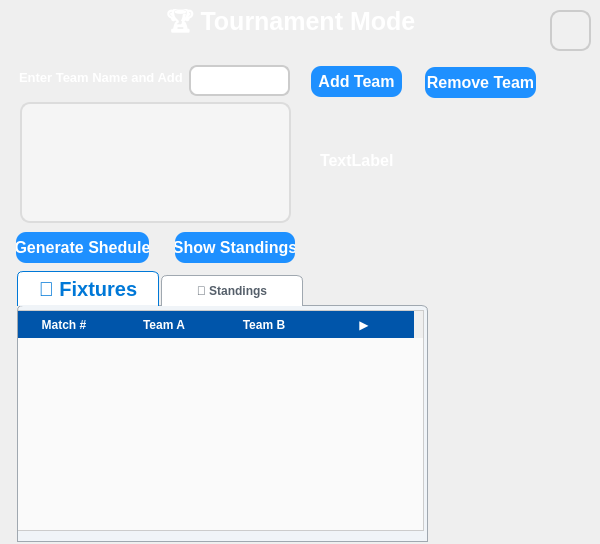
<?xml version="1.0" encoding="UTF-8"?>
<ui version="4.0">
 <class>TournamentModeScreen</class>
 <widget class="QWidget" name="TournamentModeScreen">
  <property name="geometry">
   <rect>
    <x>0</x>
    <y>0</y>
    <width>600</width>
    <height>544</height>
   </rect>
  </property>
  <property name="font">
   <font>
    <bold>true</bold>
   </font>
  </property>
  <property name="windowTitle">
   <string>Form</string>
  </property>
  <property name="styleSheet">
   <string notr="true">#TournamentModeScreen {
   background-image: url(:/images/tournamentbackground.jpeg);  /* Set your image path */
    background-position: center;  /* Center the image */
    background-repeat: no-repeat;  /* Do not repeat the image */
   
}
</string>
  </property>
  <widget class="QPushButton" name="homeButton">
   <property name="geometry">
    <rect>
     <x>550</x>
     <y>10</y>
     <width>41</width>
     <height>41</height>
    </rect>
   </property>
   <property name="styleSheet">
    <string notr="true">QPushButton#homeButton {
    background-color: #f0f0f0;
    border: 2px solid #ccc;
    border-radius: 10px;
    padding: 5px;
}

QPushButton#homeButton:hover {
    background-color: #e0f7ff;
    border: 2px solid #00aaff;
  
}</string>
   </property>
   <property name="text">
    <string/>
   </property>
   <property name="iconSize">
    <size>
     <width>32</width>
     <height>32</height>
    </size>
   </property>
  </widget>
  <widget class="QLabel" name="label">
   <property name="geometry">
    <rect>
     <x>166</x>
     <y>9</y>
     <width>261</width>
     <height>31</height>
    </rect>
   </property>
   <property name="font">
    <font>
     <pointsize>-1</pointsize>
     <bold>true</bold>
    </font>
   </property>
   <property name="styleSheet">
    <string notr="true">QLabel{
font-size:25px;
color:white;
}</string>
   </property>
   <property name="text">
    <string>🏆 Tournament Mode</string>
   </property>
  </widget>
  <widget class="QPushButton" name="addTeam">
   <property name="geometry">
    <rect>
     <x>311</x>
     <y>66</y>
     <width>91</width>
     <height>31</height>
    </rect>
   </property>
   <property name="styleSheet">
    <string notr="true">QPushButton {
    background-color: #1E90FF; /* Dodger Blue */
    color: white;
    border: none;
    border-radius: 10px;
    font-size: 16px;
    font-weight: bold;
}
QPushButton:hover {
    background-color:#63B8FF; 
}
QPushButton:pressed {
    background-color: #1874CD; /* Even darker on press */
    padding-left: 12px;
    padding-top: 12px;
}</string>
   </property>
   <property name="text">
    <string>Add Team</string>
   </property>
  </widget>
  <widget class="QPushButton" name="removeTeam">
   <property name="geometry">
    <rect>
     <x>425</x>
     <y>67</y>
     <width>111</width>
     <height>31</height>
    </rect>
   </property>
   <property name="styleSheet">
    <string notr="true">QPushButton {
    background-color: #1E90FF; /* Dodger Blue */
    color: white;
    border: none;
    border-radius: 10px;
    font-size: 16px;
    font-weight: bold;
}
QPushButton:hover {
    background-color:#63B8FF; 
}
QPushButton:pressed {
    background-color: #1874CD; /* Even darker on press */
    padding-left: 12px;
    padding-top: 12px;
}</string>
   </property>
   <property name="text">
    <string>Remove Team</string>
   </property>
  </widget>
  <widget class="QListWidget" name="teamList">
   <property name="geometry">
    <rect>
     <x>20</x>
     <y>102</y>
     <width>271</width>
     <height>121</height>
    </rect>
   </property>
   <property name="styleSheet">
    <string notr="true">QListWidget {
    background-color: #f5f5f5;
    border: 2px solid #dcdcdc;
    border-radius: 10px;
    padding: 5px;
    font-family: &quot;Segoe UI&quot;, sans-serif;
    font-size: 14px;
    color: #333333;
}

QListWidget::item {
    background-color: transparent;
    padding: 8px 12px;
    margin: 4px;
    border-radius: 6px;
}

QListWidget::item:hover {
    background-color: #e0f0ff;
    color: #005792;
}

QListWidget::item:selected {
    background-color: #0078d4;
    color: white;
}
</string>
   </property>
  </widget>
  <widget class="QLabel" name="label_3">
   <property name="geometry">
    <rect>
     <x>19</x>
     <y>62</y>
     <width>171</width>
     <height>31</height>
    </rect>
   </property>
   <property name="font">
    <font>
     <pointsize>-1</pointsize>
     <bold>true</bold>
    </font>
   </property>
   <property name="styleSheet">
    <string notr="true">QLabel{
font-size:13px;
color:white;
}</string>
   </property>
   <property name="text">
    <string>Enter Team Name and Add</string>
   </property>
  </widget>
  <widget class="QLineEdit" name="teamText">
   <property name="geometry">
    <rect>
     <x>189</x>
     <y>65</y>
     <width>101</width>
     <height>31</height>
    </rect>
   </property>
   <property name="styleSheet">
    <string notr="true">QLineEdit {
    background-color: #ffffff;
    border: 2px solid #cccccc;
    border-radius: 8px;
    padding: 6px 10px;
    font-family: &quot;Segoe UI&quot;, sans-serif;
    font-size: 14px;
    color: #333333;
    selection-background-color: #0078d4;
    selection-color: white;
}

QLineEdit:focus {
    border: 2px solid #0078d4;
    background-color: #f0f8ff;
}</string>
   </property>
  </widget>
  <widget class="QTabWidget" name="tabWidget">
   <property name="geometry">
    <rect>
     <x>17</x>
     <y>271</y>
     <width>411</width>
     <height>271</height>
    </rect>
   </property>
   <property name="styleSheet">
    <string notr="true">QTabWidget::pane {
    border: 1px solid #A0A8B0;
    background: #F0F4F8;
    border-top-left-radius: 6px;
	font-size:20px;
    border-top-right-radius: 6px;
    top: -1px;
}

/* Remove default base under the tabs */
QTabBar {
    qproperty-drawBase: 0;
}

/* Unselected tabs */
QTabBar::tab {
    background: #FFFFFF;
    color: #555F6A;
    padding: 8px 20px;
    margin-right: 2px;
    border: 1px solid #A0A8B0;
    border-bottom: none;
    border-top-left-radius: 6px;
    border-top-right-radius: 6px;
    min-width: 100px;
}

/* Hover state */
QTabBar::tab:hover {
    background: #E4E9EF;
}

/* Selected tab */
QTabBar::tab:selected {
    background: #FFFFFF;
    color: #0078D7;
	 font-size:20px;
    border-color: #0078D7;
    border-bottom: 1px solid #F0F4F8; /* blend into pane */
    font-weight: bold;
}

/* Push down unselected tabs slightly */
QTabBar::tab:!selected {
    margin-top: 4px;
}

</string>
   </property>
   <property name="currentIndex">
    <number>0</number>
   </property>
   <widget class="QWidget" name="tab">
    <attribute name="title">
     <string>📅 Fixtures</string>
    </attribute>
    <widget class="QTableWidget" name="fixturesTable">
     <property name="geometry">
      <rect>
       <x>-5</x>
       <y>4</y>
       <width>411</width>
       <height>221</height>
      </rect>
     </property>
     <property name="styleSheet">
      <string notr="true">QTableWidget {
  background: #fafafa;
  gridline-color: #ddd;
  font-family: &quot;Segoe UI&quot;, Arial, sans-serif;
  font-size: 12px;
  border: 1px solid #ccc;
  selection-background-color: #87cefa;
  selection-color: #000;
}

/* 2) Header */
QHeaderView::section {
  background-color: #0055aa;
  color: white;
  font-weight: bold;
  padding: 4px;
  border: none;
}

/* 3) Alternating row colors (zebra stripes) */
QTableWidget {
  alternate-background-color: #f2f2f2;
}
QTableWidget::item:!selected:alternate {
  background-color: #f2f2f2;
}

/* 4) Cell hover effect */
QTableWidget::item:hover {
  background-color: #e8f4fc;
}

/* 5) Vertical and horizontal grid lines */
QTableView, QTableWidget {
  show-decoration-selected: 1;
}
QTableWidget::item {
  border-bottom: 1px solid #eee;
  border-right:  1px solid #eee;
}

/* 6) Remove focus rectangle */
QTableWidget::item:focus {
  outline: none;
}</string>
     </property>
     <column>
      <property name="text">
       <string>Match #</string>
      </property>
     </column>
     <column>
      <property name="text">
       <string>Team A</string>
      </property>
     </column>
     <column>
      <property name="text">
       <string>Team B</string>
      </property>
     </column>
     <column>
      <property name="text">
       <string>▶️</string>
      </property>
     </column>
    </widget>
   </widget>
   <widget class="QWidget" name="tab_2">
    <attribute name="title">
     <string>🏅 Standings</string>
    </attribute>
    <widget class="QTableWidget" name="standingsTable">
     <property name="geometry">
      <rect>
       <x>0</x>
       <y>4</y>
       <width>411</width>
       <height>221</height>
      </rect>
     </property>
     <property name="styleSheet">
      <string notr="true">QTableWidget {
  background: #fafafa;
  gridline-color: #ddd;
  font-family: &quot;Segoe UI&quot;, Arial, sans-serif;
  font-size: 12px;
  border: 1px solid #ccc;
  selection-background-color: #87cefa;
  selection-color: #000;
}

/* 2) Header */
QHeaderView::section {
  background-color: #0055aa;
  color: white;
  font-weight: bold;
  padding: 4px;
  border: none;
}

/* 3) Alternating row colors (zebra stripes) */
QTableWidget {
  alternate-background-color: #f2f2f2;
}
QTableWidget::item:!selected:alternate {
  background-color: #f2f2f2;
}

/* 4) Cell hover effect */
QTableWidget::item:hover {
  background-color: #e8f4fc;
}

/* 5) Vertical and horizontal grid lines */
QTableView, QTableWidget {
  show-decoration-selected: 1;
}
QTableWidget::item {
  border-bottom: 1px solid #eee;
  border-right:  1px solid #eee;
}

/* 6) Remove focus rectangle */
QTableWidget::item:focus {
  outline: none;
}</string>
     </property>
     <column>
      <property name="text">
       <string>Rank</string>
      </property>
     </column>
     <column>
      <property name="text">
       <string>Team</string>
      </property>
     </column>
     <column>
      <property name="text">
       <string>Win</string>
      </property>
     </column>
     <column>
      <property name="text">
       <string>Loses</string>
      </property>
     </column>
     <column>
      <property name="text">
       <string>NRR</string>
      </property>
     </column>
    </widget>
   </widget>
  </widget>
  <widget class="QPushButton" name="generateSchedule">
   <property name="geometry">
    <rect>
     <x>16</x>
     <y>232</y>
     <width>133</width>
     <height>31</height>
    </rect>
   </property>
   <property name="styleSheet">
    <string notr="true">QPushButton {
    background-color: #1E90FF; /* Dodger Blue */
    color: white;
    border: none;
    border-radius: 10px;
    font-size: 16px;
    font-weight: bold;
}
QPushButton:hover {
    background-color:#63B8FF; 
}
QPushButton:pressed {
    background-color: #1874CD; /* Even darker on press */
    padding-left: 12px;
    padding-top: 12px;
}</string>
   </property>
   <property name="text">
    <string>Generate Shedule</string>
   </property>
  </widget>
  <widget class="QPushButton" name="pushButton_3">
   <property name="geometry">
    <rect>
     <x>175</x>
     <y>232</y>
     <width>120</width>
     <height>31</height>
    </rect>
   </property>
   <property name="styleSheet">
    <string notr="true">QPushButton {
    background-color: #1E90FF; /* Dodger Blue */
    color: white;
    border: none;
    border-radius: 10px;
    font-size: 16px;
    font-weight: bold;
}
QPushButton:hover {
    background-color:#63B8FF; 
}
QPushButton:pressed {
    background-color: #1874CD; /* Even darker on press */
    padding-left: 12px;
    padding-top: 12px;
}</string>
   </property>
   <property name="text">
    <string>Show Standings</string>
   </property>
  </widget>
  <widget class="QLabel" name="labelWinner">
   <property name="geometry">
    <rect>
     <x>320</x>
     <y>100</y>
     <width>221</width>
     <height>121</height>
    </rect>
   </property>
   <property name="styleSheet">
    <string notr="true">QLabel {
    font-size: 16px;
    font-weight: bold;
    color: white;
    qproperty-alignment: AlignCenter;
}</string>
   </property>
   <property name="text">
    <string>TextLabel</string>
   </property>
  </widget>
 </widget>
 <resources/>
 <connections/>
</ui>
